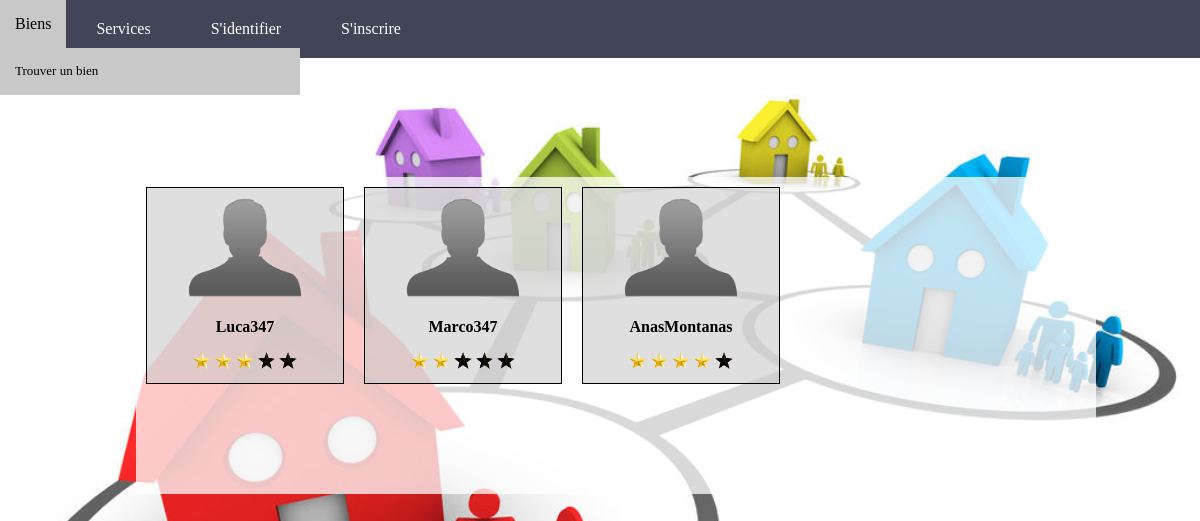
The page / on the database its author committed.
### tables this page shows
CREATE TABLE `Membre` (
  `idMembre` int(11) NOT NULL,
  `login` varchar(75) NOT NULL,
  `nom` varchar(75) NOT NULL,
  `prenom` varchar(75) NOT NULL,
  `adresse` varchar(75) NOT NULL,
  `mail` varchar(75) NOT NULL,
  `mdp` varchar(75) NOT NULL,
  `ville` varchar(75) NOT NULL,
  `telephone` int(11) NOT NULL,
  `admin` int(11) NOT NULL,
  `codePostal` int(11) NOT NULL,
  `dateInscription` date NOT NULL,
  `solde` int(11) NOT NULL,
  `nonce` int(11) NOT NULL
);

### controller/ControllerMembre.php (called while the page is built, shortened)
<?php
require_once File::build_path(array("model","ModelMembre.php"));
require_once File::build_path(array("model","ModelCommentaire.php"));
class ControllerMembre{
   public static function readAll(){
        $tab_u = ModelMembre::selectAll();
        require_once File::build_path(array("view","view.php"));
   }
}

### controller/routeur.php (called while the page is built, shortened)
<?php
require_once File::build_path(array("controller","ControllerMembre.php"));
$controller_default = 'membre';
$controller = $controller_default;
if(!is_null(Dispatcher::myGet('action'))&&(!is_null(Dispatcher::myGet('controller')))){
    $action = htmlspecialchars(Dispatcher::myGet('action'));
    $controller = htmlspecialchars(Dispatcher::myGet('controller'));
}
else {
    $action = "readAll";
    $controller = $controller_default;
}
$controller_class = "Controller".ucfirst($controller);
$controller_class::$action();
?>

### index.php (called while the page is built, shortened)
<?php
require_once File::build_path(array('controller','routeur.php'));
?>

### model/Model.php (called while the page is built, shortened)
<?php
class Model {
    public static $pdo;
    public static function Init() {
        $hostname = Conf::getHostname();
        $database_name = Conf::getDatabase();
        $login = Conf::getLogin();
        $password = Conf::getPassword();
        try {
            self::$pdo = new PDO("mysql:host=$hostname;dbname=$database_name", $login, $password,array(PDO::MYSQL_ATTR_INIT_COMMAND => "SET NAMES utf8"));
            self::$pdo->setAttribute(PDO::ATTR_ERRMODE, PDO::ERRMODE_EXCEPTION);
        } catch (PDOException $e) {
            if (Conf::getDebug()) {
                echo $e->getMessage();
            } else {
                echo "Une erreur est survenue au niveau de la connexion de la base de donn�es !  <a href=''> retour a la page d'accueil </a>";
            }
            die();
        }
    }
    public static function selectAll() {
        $table_name = static::$object;
        $class_name = 'Model'.$table_name;
                $rep = Model::$pdo->query("SELECT * FROM ".$table_name.";");
                $rep->setFetchMode(PDO::FETCH_CLASS, $class_name);
                $tab = $rep->fetchAll();
                return $tab;
        }
}

### model/ModelMembre.php (called while the page is built, shortened)
<?php
	require_once 'Model.php';
	class ModelMembre extends Model {
		private $idMembre;
                private $login;
		public function getIdMembre() {
			return $this->idMembre;
		}
                public function getLogin(){
                        return $this->login;
                }
}
 ?>

### model/ModelCommentaire.php (called while the page is built, shortened)
<?php
	require_once "Model.php";
	class ModelCommentaire extends Model{
        public static function getNoteMoyenne($loginU){
            $sql = "SELECT AVG(etoile) FROM Commentaire WHERE loginU=:login";
            $req_prep = Model::$pdo->prepare($sql);
                $values = array(
                    "login" => $loginU
                );
                $req_prep->execute($values);
                $rep= $req_prep->fetch(PDO::FETCH_NUM);
                return $rep[0];
        }
    }
?>

### view/membre/list.php (the view, shortened to what this page needs)
<div class="produits">
    <?php
        foreach($tab_u as $u){
            $loginHTML = htmlspecialchars($u->getLogin());
            $idMembre = htmlspecialchars($u->getIdMembre());
            echo '<a href="index.php?controller=membre&action=read&login='.$loginHTML.'&idMembre='.$idMembre.'">';
            echo '<div class="produit">';
            echo '<img src="style/img/profil.png" alt="image profil" >';
            echo '<br/> <p>'.'<b>'.$loginHTML.'</b>'.'<br/>  </p>';
            for ($i = 0; $i< 5 ; $i++) {
                if($i < intval(ModelCommentaire::getNoteMoyenne($idMembre))){
                echo' <img src="style/img/star.png" alt="Star" style="width:10%;height:10%">';
                }
                else echo' <img src="style/img/star2.png" alt="Star" style="width:10%;height:10%">';
                }
            echo '</div>';
            echo '</a>';
        }
    ?>
</div>

### style/css/style.css (style rules this page uses)
body { font-family: 'Source code pro', Calibri, serif; padding: 0px; margin: 0px; background-image: url('../img/voisins.jpg'); background-position: center center; background-size: cover; background-attachment: fixed; }
.produits { width: 100%; }
.produit { display: inline-block; text-align : center; margin: 10px; background-color: rgba(202,202,202,0.6); border: 1px solid black; padding: 10px; width: 176px; }
.produits a:link { text-decoration: none; color:black; }
.produit img { height: 100px; }
html { height: 100%; }
body { height: 100%; position: relative; }

### rows shown on the page
membre: login "Luca347"
membre: login "Marco347"
membre: login "AnasMontanas"
